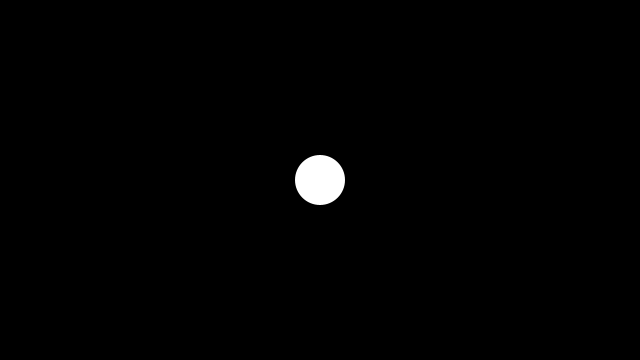
Frame 1 (no input)
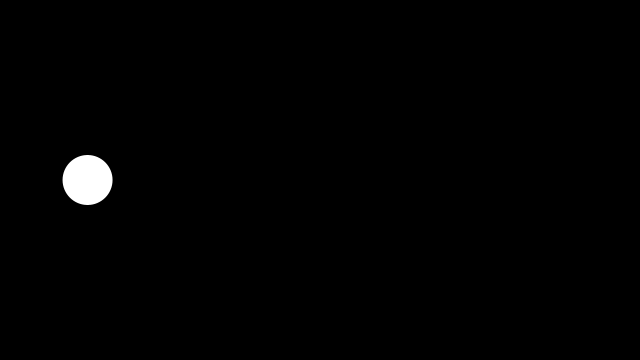
Frame 60 (the mouse pressed at the canvas centre just before this capture)
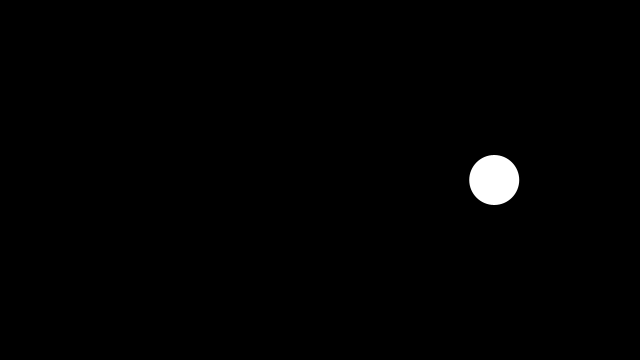
Frame 120 (the mouse held since frame 60 and released just before this capture)

The Processing sketch that drew these frames (run headless with seeded random() and noise(); from frame 60 on, the mouse is pressed at the canvas centre):

// Processing sketch: conditional_stp_2
// ── conditional_stp_2.pde
float x, y;
float speedX, speedY;
float rad = 25;

void setup() {
  size(640, 360);
  noStroke();
  x = width * 0.5;
  y = height * 0.5;
  speedX = random(2, 5);
  if(random(1) < 0.5) {
    speedX *= -1;
  }
  speedY = 0;
}

void draw() {
  background(0);

  fill(255);
  circle(x, y, rad * 2);

  x += speedX;
  y += speedY;

  if(x > width) {
    x = 0;
  } else if(x < 0) {
    x = width;
  }
}
